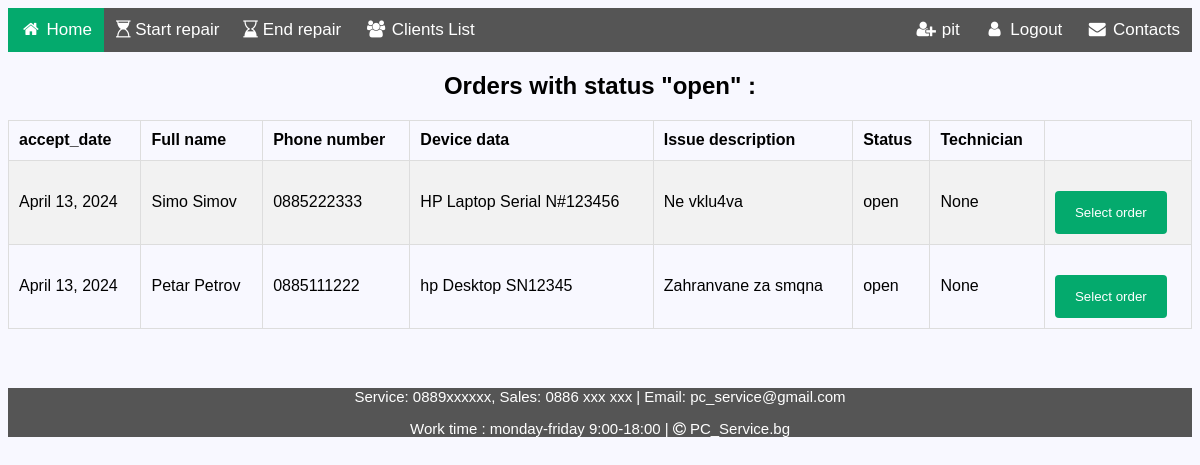
/reception/select-order/ (signed in), run on an earlier commit of the app's database.
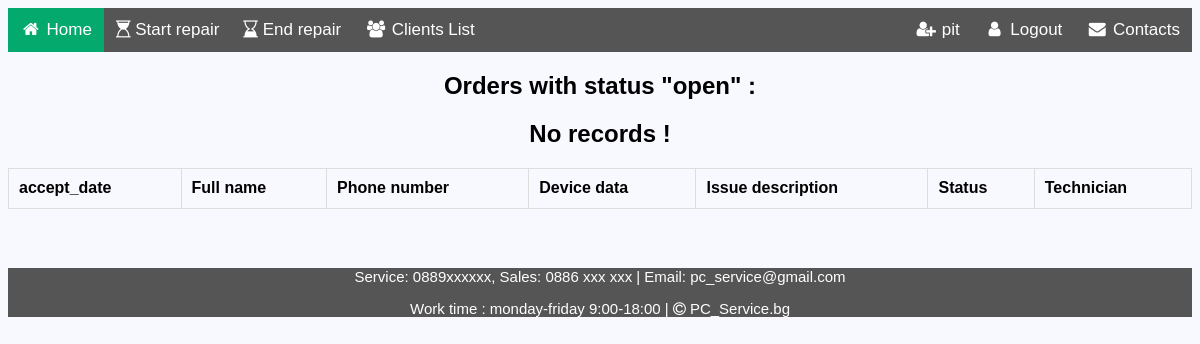
And on a later commit of the database.
### sm_system/reception/models.py (models this page shows, shortened)
class ServiceOrder(models.Model):
    ORDER_STATUS = (
        ('open', 'Open'),
        ('in_progress', 'In progress'),
        ('completed', 'Completed'),
        ('closed', 'Closed')
    )
    DEVICE_TYPE = (
        ('computer', 'Computer'),
        ('laptop', 'Laptop'),
        ('monitor', 'Monitor'),
        ('printer', 'Printer')
    )
    SK_MAX_LEN = 20
    DEVICE_TYPE_MAX_LEN = 20
    DEVICE_DATA_MAX_LEN = 200
    PRICE_MAX_LENGTH = 10
    ISSUE_MAX_LEN = 300
    RESOLUTION_MAX_LEN = 300
    STATUS_MAX_LEN = 20
    so_id = models.CharField(
        max_length=SK_MAX_LEN,
        unique=True,
        default=generate_unique_id,
        editable=False,
    )
    accept_date = models.DateField(
        default=date.today,
        blank=False,
        null=False,
    )
    close_date = models.DateField(
        blank=True,
        null=True,
    )
    client = models.ForeignKey(
        Client,
        on_delete=models.SET_NULL,
        null=True
    )
    technician = models.ForeignKey(
        SmsUser,
        on_delete=models.SET_NULL,
        limit_choices_to={'user_type': 'technician'},
        null=True,
        blank=True
    )
    device_type = models.CharField(
        max_length=DEVICE_TYPE_MAX_LEN,
        choices=DEVICE_TYPE,
        null=False,
        blank=False,
    )
    device_data = models.CharField(
        max_length=DEVICE_DATA_MAX_LEN,
        null=False,
        blank=False,
    )
    issue_description = models.TextField(
        max_length=ISSUE_MAX_LEN,
    )
    status = models.CharField(
        max_length=STATUS_MAX_LEN,
        choices=ORDER_STATUS,
        default='Open',
    )
    class Meta:
        ordering = ('-pk',)

### sm_system/clients/models.py (models this page shows)
class Client(models.Model):
    use_in_migration = True
    FIRST_NAME_MIN_LEN = 2
    FIRST_NAME_MAX_LEN = 30
    LAST_NAME_MIN_LEN = 2
    LAST_NAME_MAX_LEN = 30
    PHONE_MAX_LENGTH = 12
    PHONE_MIN_LENGTH = 9
    email = models.EmailField(
        unique=True,
        validators={validators.EmailValidator},
        blank=True,
        null=True
    )
    first_name = models.CharField(
        max_length=FIRST_NAME_MAX_LEN,
        validators=(
            validators.MinLengthValidator(FIRST_NAME_MIN_LEN),
            is_letter_validator,
            first_char_capital_validator,
        ),
        blank=False,
        null=False,
    )
    last_name = models.CharField(
        max_length=LAST_NAME_MAX_LEN,
        validators=(
            validators.MinLengthValidator(LAST_NAME_MIN_LEN),
            is_letter_validator,
            first_char_capital_validator,
        ),
        blank=False,
        null=False,
    )
    phone_number = models.CharField(
        max_length=PHONE_MAX_LENGTH,
        validators=(
            validators.MinLengthValidator(PHONE_MIN_LENGTH),
            phone_validator,
        ),
        blank=False,
        null=False,
    )
    def __str__(self):
        return f'{self.first_name} {self.last_name}'
    class Meta:
        ordering = ('-pk',)

### sm_system/reception/views.py (the view)
# urls.py: path('select-order/', SelectOrderView.as_view(), name='select_order'),
class SelectOrderView(auth_mixins.LoginRequiredMixin,ListView):
    model = ServiceOrder
    form_class = RepairStartForm
    template_name = 'reception/select_order.html'
    success_url = reverse_lazy('orders_list')
    paginate_by = 6
    def get_queryset(self):
        return super().get_queryset().filter(status='open')

### templates/reception/select_order.html (shortened to what this page needs)
{% extends 'home_page.html' %}
{% load static %}
{% block content %}
<div class="info div "  >
    <h2 class="headers">Orders with status "open" :</h2>
    <table class="table" style="width: 100%">
        <tr >
            <th>accept_date</th>
            <th>Full name</th>
            <th>Phone number</th>
            <th>Device data</th>
            <th>Issue description</th>
            <th>Status</th>
            <th>Technician</th>
        </tr>
        {% for order in object_list %}
        <tr>
            <td>{{ order.accept_date }}</td>
            <td>{{ order.client }}</td>
            <td>{{ order.client.phone_number }}</td>
            <td>{{ order.device_data }}</td>
            <td>{{ order.issue_description }}</td>
            <td>{{ order.status }}</td>
            <td>{{ order.technician }}</td>
            <td>
                <form method="post" action="{% url 'start_repair' pk=order.pk %}">
                    <input type="submit" value="Select order">
                </form>
            </td>
        </tr>
        {% empty %}
            <h2 class=headers >No records !</h2>
        {% endfor %}
    </table>
</div>
{% endblock %}

What changed in the data, as far as the page shows it:
no longer on this page (row edited): ServiceOrder: accept_date "April 13, 2024", client "Simo Simov", client.phone_number "0885222333", device_data "HP Laptop Serial N#123456", issue_description "Ne vklu4va", status "open", technician "None"
no longer on this page (row edited): ServiceOrder: accept_date "April 13, 2024", client "Petar Petrov", client.phone_number "0885111222", device_data "hp Desktop SN12345", issue_description "Zahranvane za smqna", status "open", technician "None"
Also different on the page:
text now shown: "No records !"
